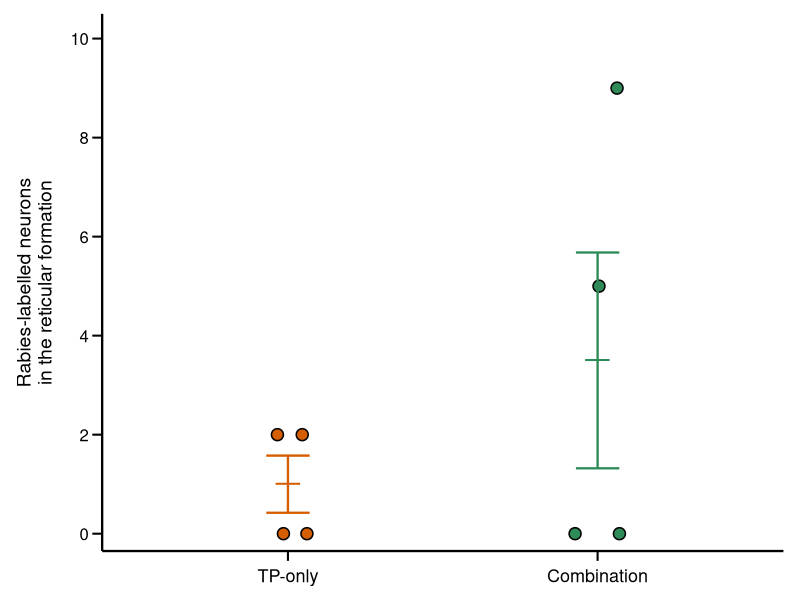
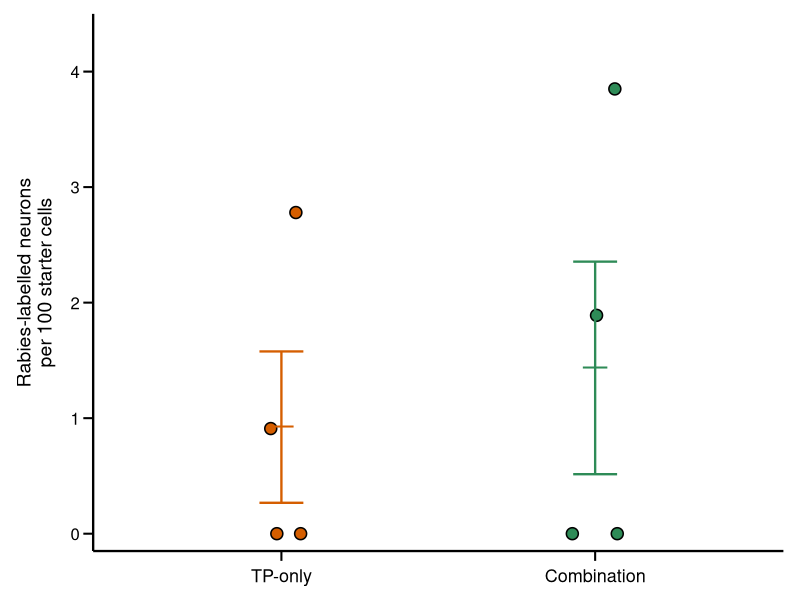
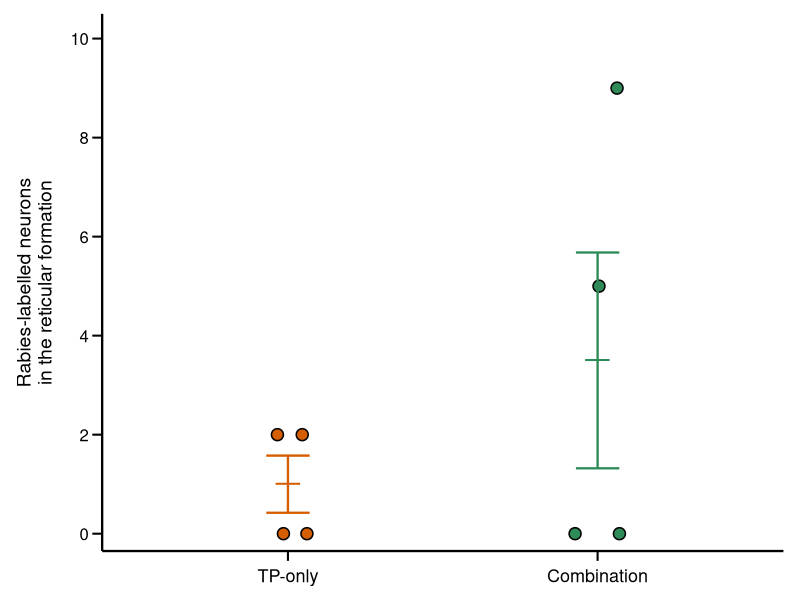
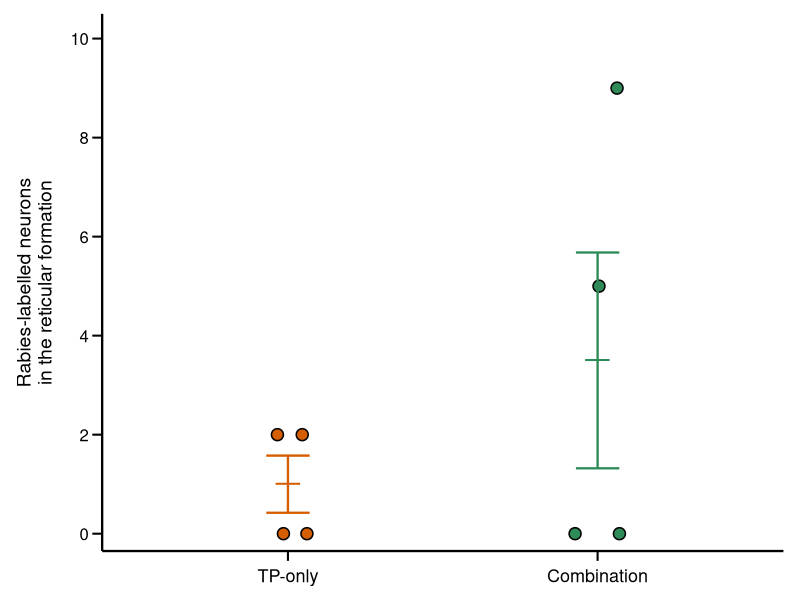
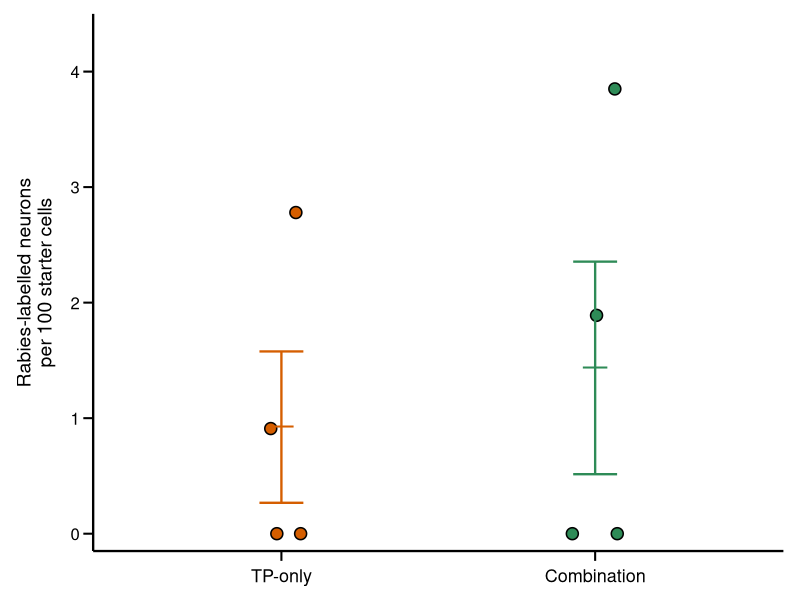
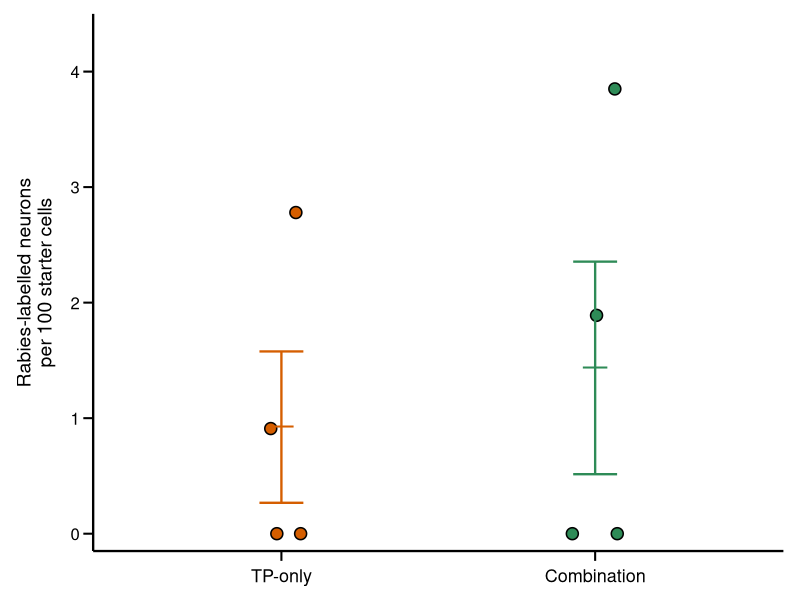

The R script that drew these images, in order:
# ============================================================
# Rabies-labelled reticular formation neurons
# Main Figure: raw counts
# Extended Data: normalized per 100 starter cells
# ============================================================

# グラフィックデバイスをリセット
graphics.off()

# パッケージ
library(ggplot2)

# ------------------------------------------------------------
# 1. データ入力
# ------------------------------------------------------------

df <- data.frame(
  Group = c(
    "TP-only", "TP-only", "TP-only", "TP-only",
    "Combination", "Combination", "Combination", "Combination"
  ),
  Animal = c(
    "G1", "G5", "G7", "G6",
    "G11", "G4", "G12", "G8"
  ),
  Starter_cells = c(
    219, 72, 58, 53,
    98, 51, 265, 234
  ),
  Analyzed_sections = c(
    30, 32, 29, 32,
    32, 32, 32, 31
  ),
  RF_mCherry_cells = c(
    2, 2, 0, 0,
    0, 0, 5, 9
  ),
  Per_30_sections = c(
    2.00, 1.88, 0, 0,
    0, 0, 4.69, 8.71
  ),
  Per_100_starter_cells = c(
    0.91, 2.78, 0, 0,
    0, 0, 1.89, 3.85
  )
)

# 群の表示順を固定
df$Group <- factor(
  df$Group,
  levels = c("TP-only", "Combination")
)

# ------------------------------------------------------------
# 2. 色の指定
# ------------------------------------------------------------

group_colors <- c(
  "TP-only" = "#D55E00",
  "Combination" = "#2E8B57"
)

# ドットの重なりを避ける
jitter_position <- position_jitter(
  width = 0.08,
  height = 0,
  seed = 123
)

# 共通テーマ
common_theme <- theme_classic(base_size = 14) +
  theme(
    legend.position = "none",
    
    axis.title.x = element_blank(),
    
    axis.title.y = element_text(
      color = "black",
      margin = margin(r = 10)
    ),
    
    axis.text = element_text(
      color = "black"
    ),
    
    axis.text.x = element_text(
      size = 13,
      margin = margin(t = 6)
    ),
    
    axis.text.y = element_text(
      size = 12
    ),
    
    axis.line = element_line(
      color = "black",
      linewidth = 0.8
    ),
    
    axis.ticks = element_line(
      color = "black",
      linewidth = 0.7
    ),
    
    axis.ticks.length = unit(2.5, "mm"),
    
    plot.margin = margin(
      t = 10,
      r = 12,
      b = 10,
      l = 12
    )
  )

# ------------------------------------------------------------
# 3. Main Figure用：網様体のrabies-labelled neuron実数
# ------------------------------------------------------------

p_main <- ggplot(
  df,
  aes(
    x = Group,
    y = RF_mCherry_cells
  )
) +
  
  # 各個体
  geom_point(
    aes(fill = Group),
    position = jitter_position,
    shape = 21,
    size = 3.5,
    color = "black",
    stroke = 0.8
  ) +
  
  # 平均 ± SEM
  stat_summary(
    aes(color = Group),
    fun.data = mean_se,
    geom = "errorbar",
    width = 0.14,
    linewidth = 0.8,
    show.legend = FALSE
  ) +
  
  # 平均値を横線で表示
  stat_summary(
    aes(color = Group),
    fun = mean,
    geom = "point",
    shape = 95,
    size = 10,
    show.legend = FALSE
  ) +
  
  scale_fill_manual(
    values = group_colors
  ) +
  
  scale_color_manual(
    values = group_colors
  ) +
  
  # 0のドットが切れないように、少しだけ0未満まで表示
  scale_y_continuous(
    breaks = seq(0, 10, 2),
    limits = c(-0.35, 10.5),
    expand = c(0, 0)
  ) +
  
  labs(
    y = paste0(
      "Rabies-labelled neurons\n",
      "in the reticular formation"
    )
  ) +
  
  common_theme

# Plotsペインに表示
print(p_main)

# ------------------------------------------------------------
# 4. Extended Data用：100 starter cells当たり
# ------------------------------------------------------------

p_normalized <- ggplot(
  df,
  aes(
    x = Group,
    y = Per_100_starter_cells
  )
) +
  
  # 各個体
  geom_point(
    aes(fill = Group),
    position = jitter_position,
    shape = 21,
    size = 3.5,
    color = "black",
    stroke = 0.8
  ) +
  
  # 平均 ± SEM
  stat_summary(
    aes(color = Group),
    fun.data = mean_se,
    geom = "errorbar",
    width = 0.14,
    linewidth = 0.8,
    show.legend = FALSE
  ) +
  
  # 平均値を横線で表示
  stat_summary(
    aes(color = Group),
    fun = mean,
    geom = "point",
    shape = 95,
    size = 10,
    show.legend = FALSE
  ) +
  
  scale_fill_manual(
    values = group_colors
  ) +
  
  scale_color_manual(
    values = group_colors
  ) +
  
  scale_y_continuous(
    breaks = seq(0, 4, 1),
    limits = c(-0.15, 4.5),
    expand = c(0, 0)
  ) +
  
  labs(
    y = paste0(
      "Rabies-labelled neurons\n",
      "per 100 starter cells"
    )
  ) +
  
  common_theme

# Normalized graphをPlotsに表示するときに実行
# print(p_normalized)

# ------------------------------------------------------------
# 5. 統計解析
# ------------------------------------------------------------

raw_test <- wilcox.test(
  RF_mCherry_cells ~ Group,
  data = df,
  exact = FALSE
)

normalized_test <- wilcox.test(
  Per_100_starter_cells ~ Group,
  data = df,
  exact = FALSE
)

raw_test
normalized_test

# ------------------------------------------------------------
# 6. 保存
# ------------------------------------------------------------

# Main Figure
ggsave(
  filename = "RF_rabies_labelled_neurons_main.pdf",
  plot = p_main,
  width = 3.2,
  height = 4.0,
  units = "in"
)

ggsave(
  filename = "RF_rabies_labelled_neurons_main.tiff",
  plot = p_main,
  width = 3.2,
  height = 4.0,
  units = "in",
  dpi = 600,
  compression = "lzw"
)

# Extended Data
ggsave(
  filename = "RF_rabies_labelled_neurons_per_100_starter.pdf",
  plot = p_normalized,
  width = 3.2,
  height = 4.0,
  units = "in"
)

ggsave(
  filename = "RF_rabies_labelled_neurons_per_100_starter.tiff",
  plot = p_normalized,
  width = 3.2,
  height = 4.0,
  units = "in",
  dpi = 600,
  compression = "lzw"
)

print(p_normalized)
